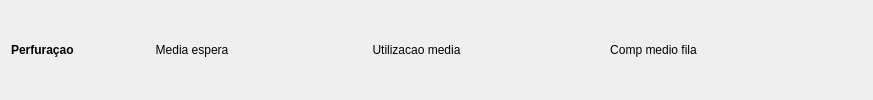
       <widget class="QWidget" name="listItem_6" native="true">
        <property name="minimumSize">
         <size>
          <width>0</width>
          <height>0</height>
         </size>
        </property>
        <property name="maximumSize">
         <size>
          <width>10000</width>
          <height>100</height>
         </size>
        </property>
        <layout class="QHBoxLayout" name="horizontalLayout_7">
         <item>
          <widget class="QLabel" name="nameLabel_7">
           <property name="minimumSize">
            <size>
             <width>125</width>
             <height>0</height>
            </size>
           </property>
           <property name="maximumSize">
            <size>
             <width>100</width>
             <height>16777215</height>
            </size>
           </property>
           <property name="font">
            <font>
             <weight>75</weight>
             <bold>true</bold>
            </font>
           </property>
           <property name="text">
            <string>Perfuraçao</string>
           </property>
           <property name="alignment">
            <set>Qt::AlignLeading|Qt::AlignLeft|Qt::AlignVCenter</set>
           </property>
          </widget>
         </item>
         <item>
          <widget class="QLabel" name="nameLabel_8">
           <property name="minimumSize">
            <size>
             <width>100</width>
             <height>0</height>
            </size>
           </property>
           <property name="maximumSize">
            <size>
             <width>100</width>
             <height>16777215</height>
            </size>
           </property>
           <property name="font">
            <font>
             <weight>50</weight>
             <bold>false</bold>
            </font>
           </property>
           <property name="text">
            <string>Media espera</string>
           </property>
           <property name="alignment">
            <set>Qt::AlignCenter</set>
           </property>
          </widget>
         </item>
         <item>
          <widget class="QLabel" name="mEsperaPerfuracaoA">
           <property name="minimumSize">
            <size>
             <width>100</width>
             <height>0</height>
            </size>
           </property>
           <property name="maximumSize">
            <size>
             <width>100</width>
             <height>16777215</height>
            </size>
           </property>
           <property name="font">
            <font>
             <weight>50</weight>
             <bold>false</bold>
            </font>
           </property>
           <property name="text">
            <string/>
           </property>
           <property name="alignment">
            <set>Qt::AlignCenter</set>
           </property>
          </widget>
         </item>
         <item>
          <widget class="QLabel" name="nameLabel_10">
           <property name="minimumSize">
            <size>
             <width>125</width>
             <height>0</height>
            </size>
           </property>
           <property name="maximumSize">
            <size>
             <width>125</width>
             <height>16777215</height>
            </size>
           </property>
           <property name="font">
            <font>
             <weight>50</weight>
             <bold>false</bold>
            </font>
           </property>
           <property name="text">
            <string>Utilizacao media</string>
           </property>
           <property name="alignment">
            <set>Qt::AlignCenter</set>
           </property>
          </widget>
         </item>
         <item>
          <widget class="QLabel" name="utilPerfuracaoA">
           <property name="minimumSize">
            <size>
             <width>100</width>
             <height>0</height>
            </size>
           </property>
           <property name="maximumSize">
            <size>
             <width>100</width>
             <height>16777215</height>
            </size>
           </property>
           <property name="font">
            <font>
             <weight>50</weight>
             <bold>false</bold>
            </font>
           </property>
           <property name="text">
            <string/>
           </property>
           <property name="alignment">
            <set>Qt::AlignCenter</set>
           </property>
          </widget>
         </item>
         <item>
          <widget class="QLabel" name="nameLabel_13">
           <property name="minimumSize">
            <size>
             <width>125</width>
             <height>0</height>
            </size>
           </property>
           <property name="maximumSize">
            <size>
             <width>125</width>
             <height>16777215</height>
            </size>
           </property>
           <property name="font">
            <font>
             <weight>50</weight>
             <bold>false</bold>
            </font>
           </property>
           <property name="text">
            <string>Comp medio fila</string>
           </property>
           <property name="alignment">
            <set>Qt::AlignCenter</set>
           </property>
          </widget>
         </item>
         <item>
          <widget class="QLabel" name="compPerfuracaoA">
           <property name="minimumSize">
            <size>
             <width>100</width>
             <height>0</height>
            </size>
           </property>
           <property name="maximumSize">
            <size>
             <width>100</width>
             <height>16777215</height>
            </size>
           </property>
           <property name="font">
            <font>
             <weight>50</weight>
             <bold>false</bold>
            </font>
           </property>
           <property name="text">
            <string/>
           </property>
           <property name="alignment">
            <set>Qt::AlignCenter</set>
           </property>
          </widget>
         </item>
         <item>
          <spacer name="horizontalSpacer_7">
           <property name="orientation">
            <enum>Qt::Horizontal</enum>
           </property>
           <property name="sizeHint" stdset="0">
            <size>
             <width>40</width>
             <height>20</height>
            </size>
           </property>
          </spacer>
         </item>
        </layout>
       </widget>
